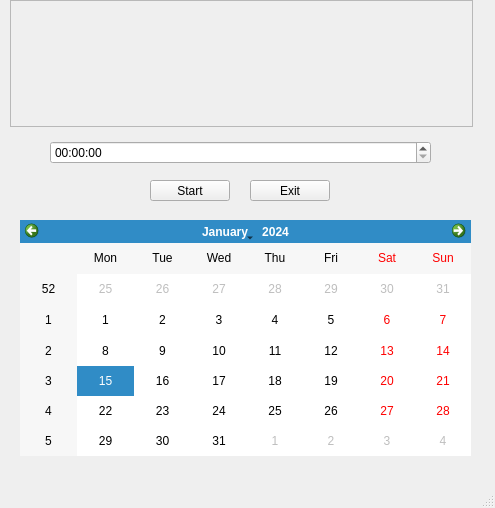
<?xml version="1.0" encoding="UTF-8"?>
<ui version="4.0">
 <class>MainWindow</class>
 <widget class="QMainWindow" name="MainWindow">
  <property name="geometry">
   <rect>
    <x>0</x>
    <y>0</y>
    <width>495</width>
    <height>508</height>
   </rect>
  </property>
  <property name="windowTitle">
   <string>MainWindow</string>
  </property>
  <widget class="QWidget" name="centralwidget">
   <widget class="QLabel" name="Digital_clock">
    <property name="geometry">
     <rect>
      <x>10</x>
      <y>0</y>
      <width>463</width>
      <height>127</height>
     </rect>
    </property>
    <property name="font">
     <font>
      <pointsize>26</pointsize>
      <weight>75</weight>
      <bold>true</bold>
     </font>
    </property>
    <property name="layoutDirection">
     <enum>Qt::LeftToRight</enum>
    </property>
    <property name="frameShape">
     <enum>QFrame::StyledPanel</enum>
    </property>
    <property name="text">
     <string/>
    </property>
    <property name="alignment">
     <set>Qt::AlignCenter</set>
    </property>
   </widget>
   <widget class="QPushButton" name="start">
    <property name="geometry">
     <rect>
      <x>150</x>
      <y>180</y>
      <width>80</width>
      <height>21</height>
     </rect>
    </property>
    <property name="text">
     <string>Start</string>
    </property>
    <property name="checkable">
     <bool>false</bool>
    </property>
    <property name="autoDefault">
     <bool>false</bool>
    </property>
    <property name="default">
     <bool>false</bool>
    </property>
    <property name="flat">
     <bool>false</bool>
    </property>
   </widget>
   <widget class="QPushButton" name="exit">
    <property name="geometry">
     <rect>
      <x>250</x>
      <y>180</y>
      <width>80</width>
      <height>21</height>
     </rect>
    </property>
    <property name="text">
     <string>Exit</string>
    </property>
   </widget>
   <widget class="QWidget" name="layoutWidget">
    <property name="geometry">
     <rect>
      <x>50</x>
      <y>140</y>
      <width>381</width>
      <height>25</height>
     </rect>
    </property>
    <layout class="QHBoxLayout" name="horizontalLayout">
     <item>
      <widget class="QTimeEdit" name="timeEdit"/>
     </item>
    </layout>
   </widget>
   <widget class="QCalendarWidget" name="calendar">
    <property name="geometry">
     <rect>
      <x>20</x>
      <y>220</y>
      <width>451</width>
      <height>236</height>
     </rect>
    </property>
   </widget>
  </widget>
  <widget class="QMenuBar" name="menubar">
   <property name="geometry">
    <rect>
     <x>0</x>
     <y>0</y>
     <width>495</width>
     <height>26</height>
    </rect>
   </property>
  </widget>
  <widget class="QStatusBar" name="statusbar"/>
 </widget>
 <resources/>
 <connections/>
</ui>
